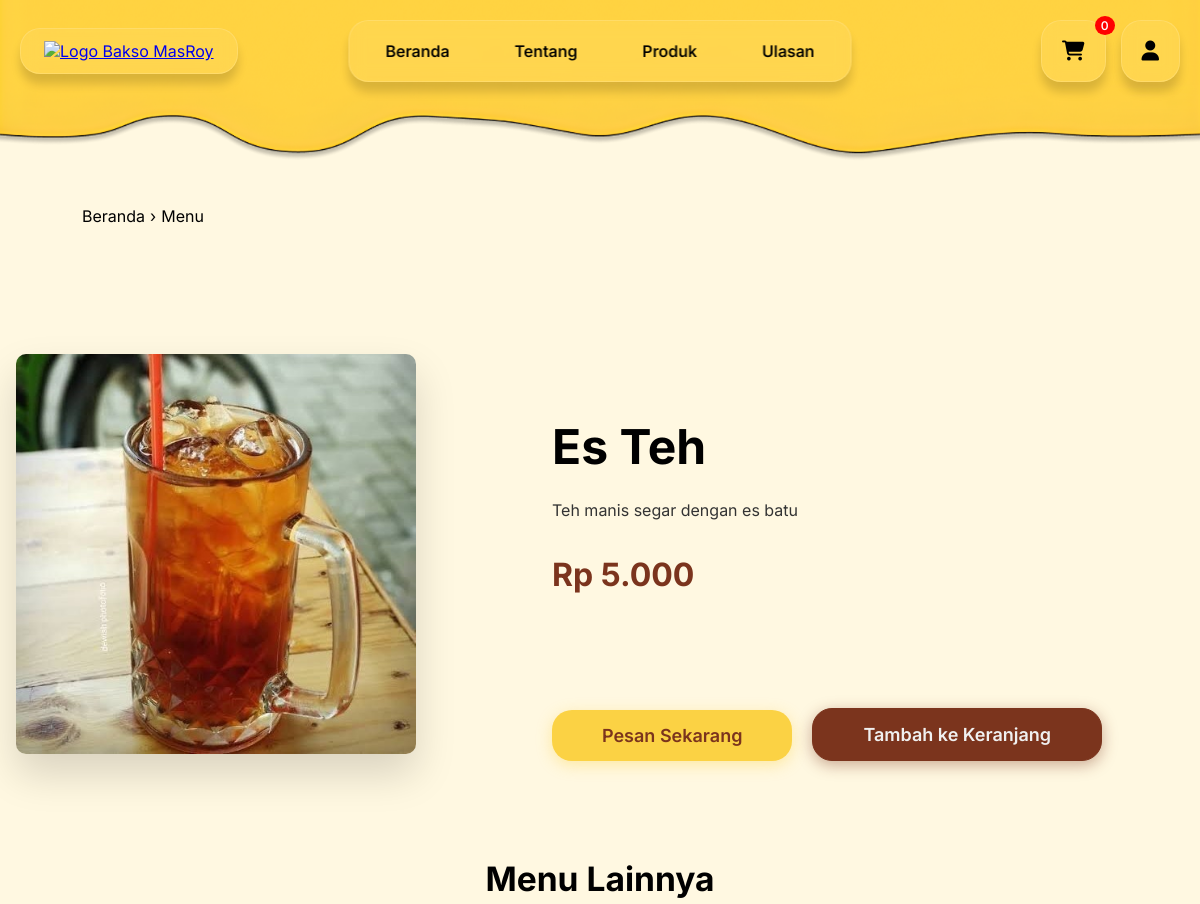
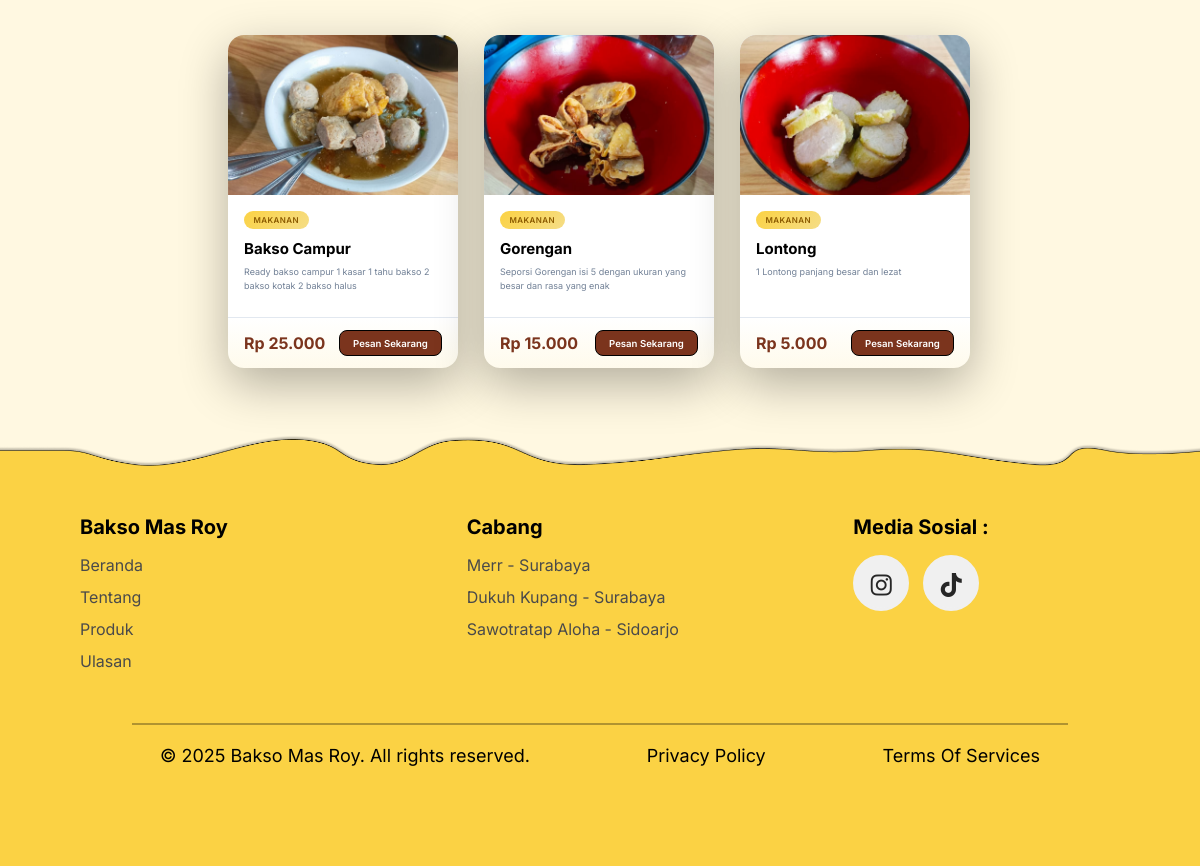
/menubaksomasroy.php?id=34, run on the app's committed database (2 pictures, top to bottom).
### tables this page shows
CREATE TABLE `produk` (
  `id` int(11) NOT NULL,
  `nama` varchar(255) NOT NULL,
  `kategori` varchar(255) NOT NULL,
  `harga` int(11) NOT NULL,
  `deskripsi` text NOT NULL,
  `image` varchar(255) NOT NULL
);

### menubaksomasroy.php (the view, shortened to what this page needs)
<?php
include 'functions.php';
$id = isset($_GET['id']) ? (int) $_GET['id'] : 0;
$query = mysqli_query($conn, "SELECT * FROM produk WHERE id = $id");
$produk = mysqli_fetch_assoc($query);
$query_lainnya = mysqli_query($conn, "SELECT * FROM produk WHERE id != $id LIMIT 3");
?>
<!DOCTYPE html>
<html lang="en">
<head>
  <link rel="stylesheet" href="css/stylemenu.css" />
  <link rel="stylesheet" href="https://cdnjs.cloudflare.com/ajax/libs/font-awesome/6.5.2/css/all.min.css" />
  <link rel="stylesheet" href="https://cdn.jsdelivr.net/npm/bootstrap-icons@1.11.1/font/bootstrap-icons.css" />
</head>
<body>
  <nav>
    <div class="logo">
      <a href="index.php">
        <img src="css/properties/logo.png" alt="Logo Bakso MasRoy" />
      </a>
    </div>
    <div class="navbar-nav" id="navbarNav">
      <a href="index.php#beranda">Beranda</a>
      <a href="index.php#tentang">Tentang</a>
      <a href="index.php#produk">Produk</a>
      <a href="index.php#ulasan">Ulasan</a>
    </div>
    <div class="navbar-extra">
      <a href="cart.php" id="cart" class="cart">
        <i class="fa-solid fa-cart-shopping"></i>
        <span id="cartCount">0</span>
      </a>
      <?php if (isset($_SESSION['login'])): ?>
        <a href="logout.php" id="logout" class="logout" style="display: inline;">
          <i class="fa-solid fa-right-from-bracket"></i>
        </a>
      <?php else: ?>
        <a href="#" id="user" class="user">
          <i class="fa-solid fa-user"></i>
        </a>
      <?php endif; ?>
    </div>
  </nav>
  <section id="info-menu" class="info-menu">
    <div class="breadcrumb">
      <a href="index.php">Beranda</a>
      <span>›</span>
      <span>Menu</span>
    </div>
    <div class="container-info-menu">
      <div class="info-menu-image">
        <img src="<?= $produk['image'] ?>" alt="<?= $produk['nama'] ?>" />
      </div>
      <div class="info-menu-text">
        <h1><?= $produk['nama'] ?></h1>
        <p><?= $produk['deskripsi'] ?></p>
        <h2>
          Rp
          <?= number_format($produk['harga'], 0, ',', '.') ?>
        </h2>
      </div>
      <div class="cta">
        <div class="cta-pesan-sekarang">
          <a href="checkout.php?id=<?= $produk['id'] ?>">Pesan Sekarang</a>
        </div>
        <div class="cta-tambah-ke-keranjang">
          <button id="addToCart" data-id="<?= $produk['id'] ?>">Tambah ke Keranjang</button>
        </div>
      </div>
    </div>
  </section>
  <section id="menu-lainya" class="menu-lainya">
    <h2>Menu Lainnya</h2>
    <div class="pembungkusluar">
      <?php while ($row = mysqli_fetch_assoc($query_lainnya)): ?>
        <div class="produk-item">
          <div class="container">
            <div class="foto-produk">
              <img src="<?= $row['image'] ?>" alt="<?= $row['nama'] ?>" />
            </div>
            <div class="judul">
              <h4><?= $row['kategori'] ?></h4>
            </div>
            <div class="nama">
              <h3><?= $row['nama'] ?></h3>
            </div>
            <div class="deskripsi">
              <p><?= $row['deskripsi'] ?></p>
            </div>
            <div class="hargapesan">
              <div class="harga-produk">
                <h3>
                  Rp
                  <?= number_format($row['harga'], 0, ',', '.') ?>
                </h3>
              </div>
              <div class="cta-produk">
                <a href="menubaksomasroy.php?id=<?= $row['id'] ?>">Pesan Sekarang</a>
              </div>
            </div>
          </div>
        </div>
      <?php endwhile; ?>
    </div>
  </section>
  <footer>
    <div class="navigasi-info-dan-medsos">
      <div class="navigasi">
        <h3>Bakso Mas Roy</h3>
        <div class="navigasi-link">
          <a href="index.php#beranda">Beranda</a>
          <a href="index.php#tentang">Tentang</a>
          <a href="index.php#produk">Produk</a>
          <a href="index.php#ulasan">Ulasan</a>
        </div>
      </div>
      <div class="info">
        <h3>Cabang</h3>
        <div class="info-link">
          <a href="#">Merr - Surabaya</a>
          <a href="#">Dukuh Kupang - Surabaya</a>
          <a href="#">Sawotratap Aloha - Sidoarjo</a>
        </div>
      </div>
      <div class="medsos">
        <h3>Media Sosial :</h3>
        <div class="medsos-link">
          <ul>
            <li>
              <a href="https://www.instagram.com/baksomasroy/"><i class="fab fa-instagram icon"></i></a>
            </li>
            <li>
              <a href="https://www.tiktok.com/@baksomasroy?lang=en"><i class="fa-brands fa-tiktok icon"></i></a>
            </li>
          </ul>
        </div>
      </div>
    </div>
    <hr class="betmut" />
    <div class="copyright">
      <p>© 2025 Bakso Mas Roy. All rights reserved.</p>
      <p>Privacy Policy</p>
      <p>Terms Of Services</p>
    </div>
  </footer>
</body>
</html>

### data on the page
produk: image (picture), nama "Es Teh", deskripsi "Teh manis segar dengan es batu", harga "5.000"
produk: image (picture), kategori "MAKANAN", nama "Bakso Campur", deskripsi "Ready bakso campur 1 kasar 1 tahu bakso 2 bakso kotak 2 bakso halus", harga "25.000"
produk: image (picture), kategori "MAKANAN", nama "Gorengan", deskripsi "Seporsi Gorengan isi 5 dengan ukuran yang besar dan rasa yang enak", harga "15.000"
produk: image (picture), kategori "MAKANAN", nama "Lontong", deskripsi "1 Lontong panjang besar dan lezat", harga "5.000"
